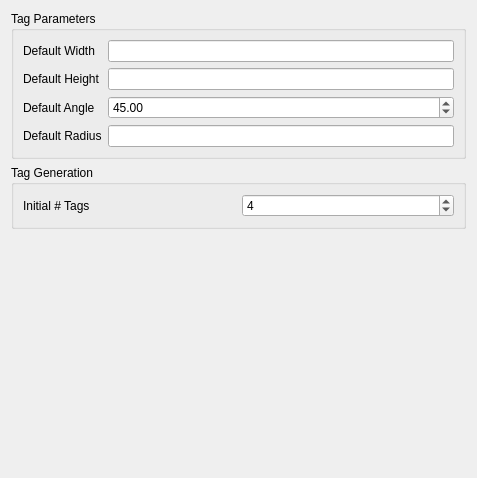
<?xml version="1.0" encoding="UTF-8"?>
<ui version="4.0">
 <class>Form</class>
 <widget class="QWidget" name="Form">
  <property name="geometry">
   <rect>
    <x>0</x>
    <y>0</y>
    <width>477</width>
    <height>478</height>
   </rect>
  </property>
  <property name="windowTitle">
   <string>Form</string>
  </property>
  <layout class="QVBoxLayout" name="verticalLayout">
   <item>
    <widget class="QGroupBox" name="groupBox">
     <property name="title">
      <string>Tag Parameters</string>
     </property>
     <layout class="QGridLayout" name="gridLayout_2">
      <item row="0" column="1">
       <widget class="Gui::InputField" name="ifWidth">
        <property name="toolTip">
         <string>&lt;html&gt;&lt;head/&gt;&lt;body&gt;&lt;p&gt;Set the default width of holding tags.&lt;/p&gt;&lt;p&gt;If the width is set to 0 the dressup will try to guess a reasonable value based on the path itself.&lt;/p&gt;&lt;/body&gt;&lt;/html&gt;</string>
        </property>
       </widget>
      </item>
      <item row="0" column="0">
       <widget class="QLabel" name="label">
        <property name="text">
         <string>Default Width</string>
        </property>
       </widget>
      </item>
      <item row="2" column="1">
       <widget class="QDoubleSpinBox" name="dsbAngle">
        <property name="toolTip">
         <string>&lt;html&gt;&lt;head/&gt;&lt;body&gt;&lt;p&gt;Plunge angle for the holding tags ascent and descent.&lt;/p&gt;&lt;/body&gt;&lt;/html&gt;</string>
        </property>
        <property name="minimum">
         <double>5.000000000000000</double>
        </property>
        <property name="maximum">
         <double>90.000000000000000</double>
        </property>
        <property name="singleStep">
         <double>15.000000000000000</double>
        </property>
        <property name="value">
         <double>45.000000000000000</double>
        </property>
       </widget>
      </item>
      <item row="1" column="1">
       <widget class="Gui::InputField" name="ifHeight">
        <property name="toolTip">
         <string>&lt;html&gt;&lt;head/&gt;&lt;body&gt;&lt;p&gt;Default height of holding tags.&lt;/p&gt;&lt;p&gt;If the specified height is 0 the dressup will use half the height of the part. Should the height be bigger than the height of the part the dressup will reduce the height to the height of the part.&lt;/p&gt;&lt;/body&gt;&lt;/html&gt;</string>
        </property>
       </widget>
      </item>
      <item row="2" column="0">
       <widget class="QLabel" name="label_3">
        <property name="text">
         <string>Default Angle</string>
        </property>
       </widget>
      </item>
      <item row="1" column="0">
       <widget class="QLabel" name="label_2">
        <property name="text">
         <string>Default Height</string>
        </property>
       </widget>
      </item>
      <item row="3" column="1">
       <widget class="Gui::InputField" name="ifRadius">
        <property name="toolTip">
         <string>&lt;html&gt;&lt;head/&gt;&lt;body&gt;&lt;p&gt;Radius of the fillet on the tag's top edge.&lt;/p&gt;&lt;p&gt;If the radius is bigger than that which the the tag shape itself supports, the resulting shape will be that of a dome.&lt;/p&gt;&lt;/body&gt;&lt;/html&gt;</string>
        </property>
       </widget>
      </item>
      <item row="3" column="0">
       <widget class="QLabel" name="label_5">
        <property name="text">
         <string>Default Radius</string>
        </property>
       </widget>
      </item>
     </layout>
    </widget>
   </item>
   <item>
    <widget class="QGroupBox" name="groupBox_2">
     <property name="title">
      <string>Tag Generation</string>
     </property>
     <layout class="QGridLayout" name="gridLayout">
      <item row="0" column="0">
       <widget class="QLabel" name="label_4">
        <property name="text">
         <string>Initial # Tags </string>
        </property>
       </widget>
      </item>
      <item row="0" column="1">
       <widget class="QSpinBox" name="sbCount">
        <property name="toolTip">
         <string>&lt;html&gt;&lt;head/&gt;&lt;body&gt;&lt;p&gt;Specify the number of tags generated when a new dressup is created.&lt;/p&gt;&lt;/body&gt;&lt;/html&gt;</string>
        </property>
        <property name="minimum">
         <number>2</number>
        </property>
        <property name="value">
         <number>4</number>
        </property>
       </widget>
      </item>
     </layout>
    </widget>
   </item>
   <item>
    <spacer name="verticalSpacer">
     <property name="orientation">
      <enum>Qt::Vertical</enum>
     </property>
     <property name="sizeHint" stdset="0">
      <size>
       <width>20</width>
       <height>40</height>
      </size>
     </property>
    </spacer>
   </item>
  </layout>
 </widget>
 <customwidgets>
  <customwidget>
   <class>Gui::InputField</class>
   <extends>QLineEdit</extends>
   <header>Gui/InputField.h</header>
  </customwidget>
 </customwidgets>
 <resources/>
 <connections/>
</ui>
